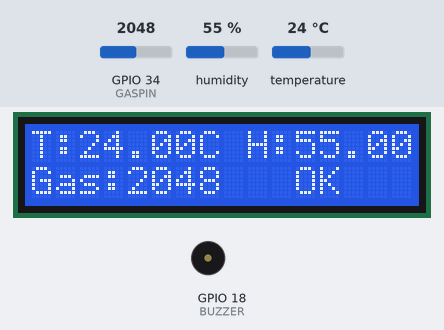
Recording of a sketch running on a simulated ESP32. Shown: 16×2 character LCD, buzzer (waves = sounding, pin HIGH). Inputs (shaded band) come from the test bench; at power-on: GPIO 34 (GASPIN) = 2048, humidity 55 %, temperature 24 °C. What the sketch prints to the serial monitor is not drawn.

Above: at 9.2 s.
9.3 s: GPIO 34 (GASPIN) set to 2194
At 10.8 s:
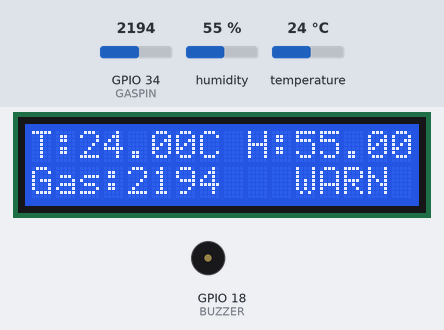
11.7 s: GPIO 34 (GASPIN) set to 2295
At 13.1 s:
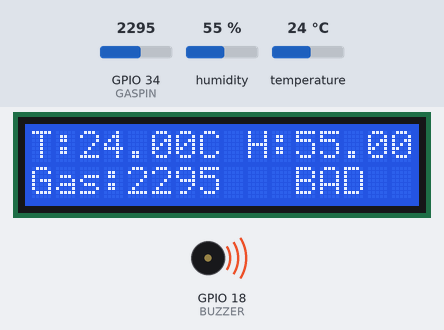
13.7 s: humidity set to 22 %
At 15.3 s:
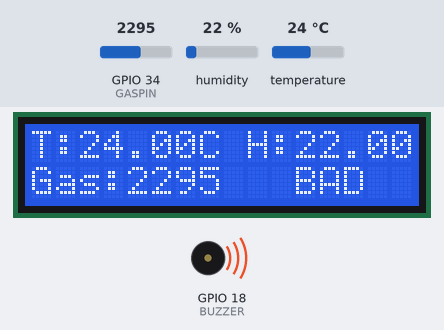
15.8 s: temperature set to 12 °C
At 17.5 s:
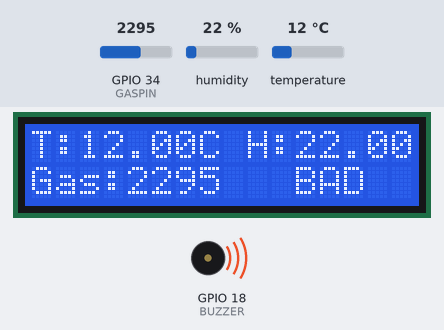
17.8 s: humidity set to 40 %
At 18.7 s:
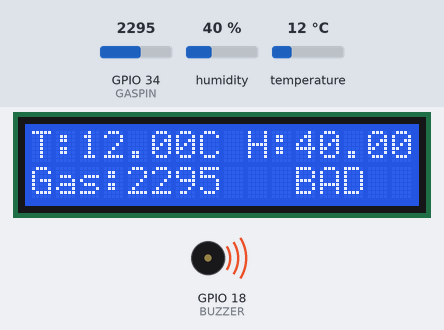
19.9 s: GPIO 34 (GASPIN) set to 2047
At 21.0 s:
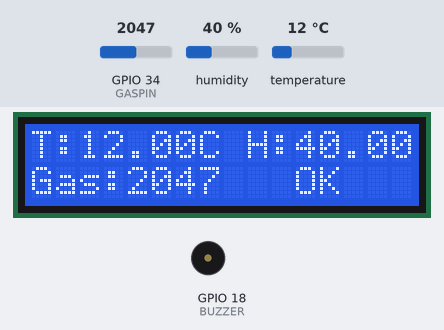
Timing chart, 0 to 22.9 s (numbered marks = the images above; inputs shaded):
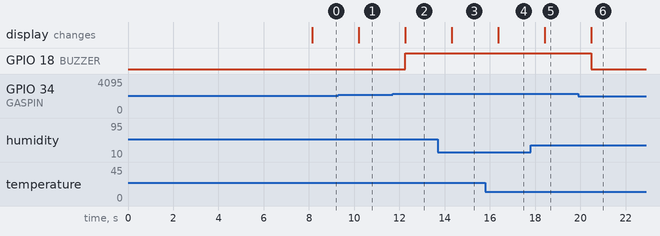

Measured:
- the behaviour switches between 2248 and 2249 on GPIO 34 (GASPIN) (found by bisection; images 1 and 2)
- after the input at 9.3 s, the display: changes after 0.91 s (image 1)
- after the input at 11.7 s, GPIO 18 (BUZZER): LOW → HIGH after 0.56 s; the display: changes after 0.56 s (image 2)
- after the input at 13.7 s, the display: changes after 0.61 s (image 3)
- after the input at 15.8 s, the display: changes after 0.57 s (image 4)
- after the input at 17.8 s, the display: changes after 0.62 s (image 5)
- after the input at 19.9 s, GPIO 18 (BUZZER): HIGH → LOW after 0.57 s; the display: changes after 0.57 s (image 6)

The sketch:

spoil_detector.ino
```cpp
#include <Wire.h>
#include <LiquidCrystal_I2C.h>
#include <DHT.h>

/* Pin Mapping */
#define DHTPIN 4
#define GASPIN 34
#define BUZZER 18

#define SDA_PIN 21
#define SCL_PIN 22

#define DHTTYPE DHT11

DHT dht(DHTPIN, DHTTYPE);
LiquidCrystal_I2C lcd(0x27, 16, 2);

int gasBaseline = 0;
int gasThreshold = 200;   // difference from baseline

void setup()
{
  Serial.begin(115200);

  Wire.begin(SDA_PIN, SCL_PIN);

  pinMode(BUZZER, OUTPUT);
  digitalWrite(BUZZER, LOW);

  dht.begin();

  lcd.init();
  lcd.backlight();

  lcd.setCursor(0,0);
  lcd.print("Food Monitor");
  lcd.setCursor(0,1);
  lcd.print("Calibrating...");

  Serial.println("Calibrating Gas Sensor...");

  delay(3000);

  /* Baseline calibration */
  for(int i=0;i<50;i++)
  {
    gasBaseline += analogRead(GASPIN);
    delay(100);
  }

  gasBaseline = gasBaseline / 50;

  Serial.print("Gas Baseline: ");
  Serial.println(gasBaseline);

  lcd.clear();
}

void loop()
{
  float temperature = dht.readTemperature();
  float humidity = dht.readHumidity();
  int gasValue = analogRead(GASPIN);

  if (isnan(temperature) || isnan(humidity))
  {
    Serial.println("DHT Error");
    lcd.clear();
    lcd.setCursor(0,0);
    lcd.print("Sensor Error");
    delay(2000);
    return;
  }

  Serial.print("Temp: ");
  Serial.println(temperature);

  Serial.print("Humidity: ");
  Serial.println(humidity);

  Serial.print("Gas: ");
  Serial.println(gasValue);

  lcd.clear();

  lcd.setCursor(0,0);
  lcd.print("T:");
  lcd.print(temperature);
  lcd.print("C ");

  lcd.print("H:");
  lcd.print(humidity);

  lcd.setCursor(0,1);
  lcd.print("Gas:");
  lcd.print(gasValue);

  /* Gas condition logic */

  if(gasValue > gasBaseline + gasThreshold)
  {
    digitalWrite(BUZZER, HIGH);
    lcd.setCursor(11,1);
    lcd.print("BAD");
  }
  else if(gasValue > gasBaseline + 100)
  {
    digitalWrite(BUZZER, LOW);
    lcd.setCursor(11,1);
    lcd.print("WARN");
  }
  else
  {
    digitalWrite(BUZZER, LOW);
    lcd.setCursor(11,1);
    lcd.print("OK ");
  }

  delay(2000);
}
```
